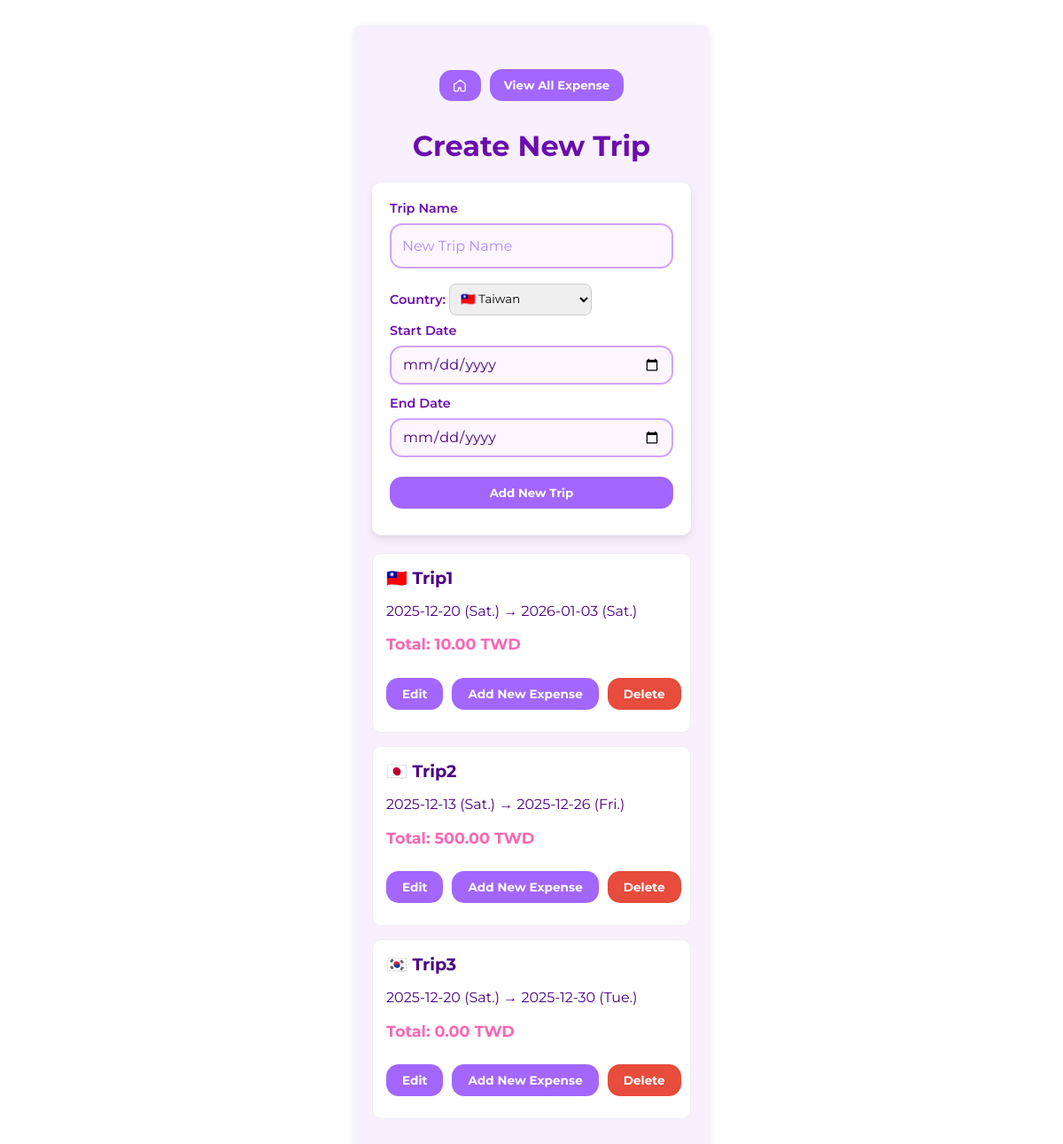
Before: /tripSelection with the older database file.
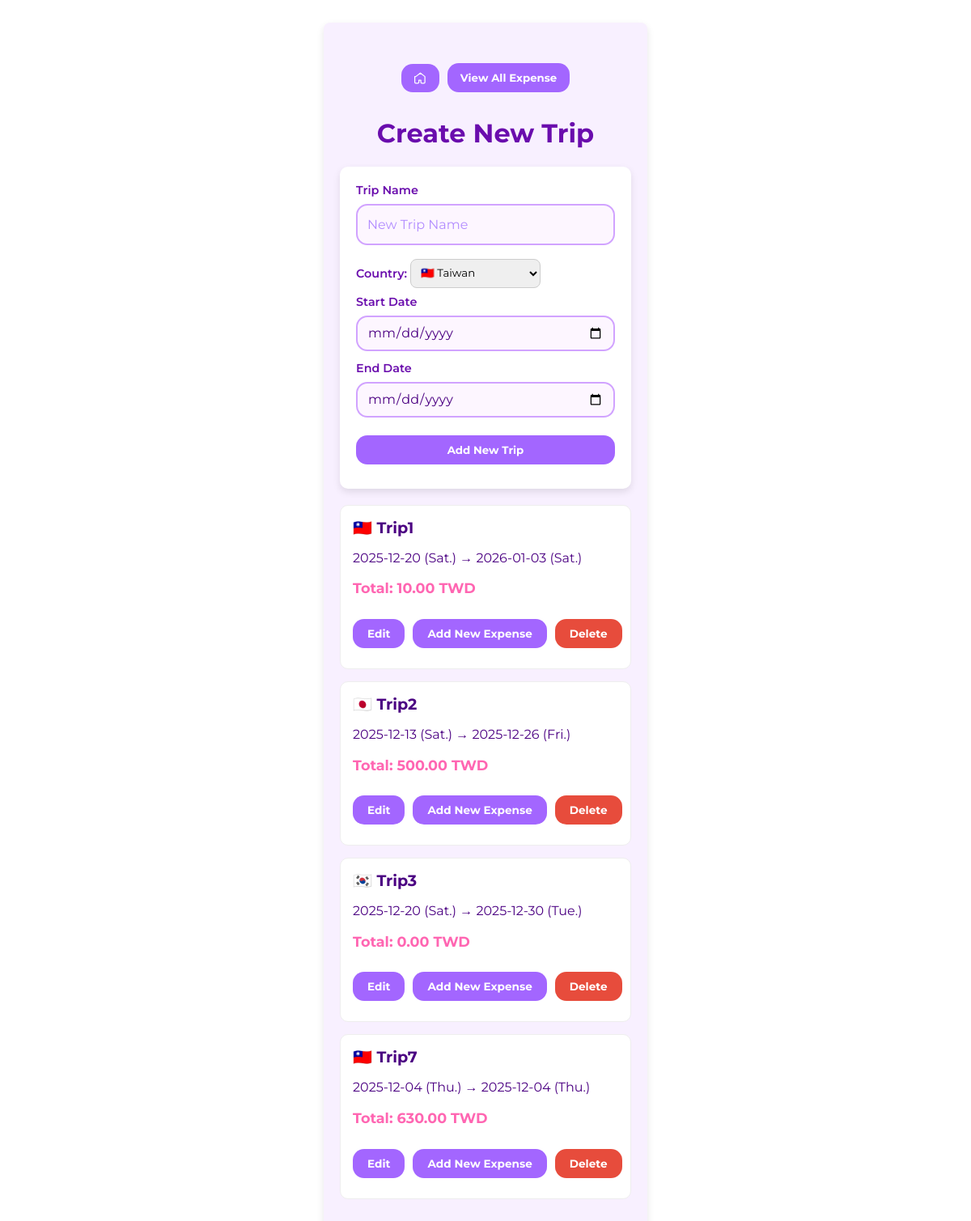
After: the same page with the newer database file.
### tables this page shows
CREATE TABLE trips (
                id INTEGER PRIMARY KEY,
                trip_name TEXT UNIQUE,
                start_date TEXT,
                end_date TEXT,
                
                country_id INTEGER,
                FOREIGN KEY(country_id) REFERENCES countries(id)
            );

### app.py (the view, shortened to what this page needs)
@app.route('/tripSelection', methods=['GET', 'POST'])
def tripSelection():
    with sqlite3.connect(DB_FILE) as conn:
        c = conn.cursor()
        countries = []
        errors = False
        db_trip_name = ''
        ui_trip_name = ''
        start_date = ''
        end_date = ''
        c.execute('SELECT * FROM countries')
        for r in c.fetchall():
            countries.append({
                'id': r[0],
                'country_name': r[1],
                'country_code': r[2],
                'flag': country_flag(r[2])
            })
        c.execute('''
                SELECT t.id, t.trip_name, t.start_date, t.end_date, c.country_code
                FROM trips t
                JOIN countries c ON t.country_id = c.id

        ''')
        trips_list = c.fetchall()
        trips_with_total = []
        for trip in trips_list:
            trip_start_date = trip[2]
            trip_end_date = trip[3]
            start_dt = datetime.strptime(trip_start_date, "%Y-%m-%d")
            end_dt = datetime.strptime(trip_end_date, "%Y-%m-%d")
            start_weekday = start_dt.strftime("%a")
            end_weekday = end_dt.strftime("%a")
            trip_id = trip[0]
            c.execute('''
                SELECT SUM(e.amount * r.rate_to_base)
                FROM expenses e
                JOIN exchange_rates r ON e.currency_id = r.currency_id
                WHERE e.trip_id = ?
            ''', (trip_id,))
            row = c.fetchone()
            total_in_base = row[0] if row[0] is not None else 0
            trips_with_total.append({
                'id': trip_id,
                'trip_name': trip[1],
                'start_date': trip[2],
                'end_date': trip[3],
                'start_weekday': start_weekday,
                'end_weekday': end_weekday,
                'flag': country_flag(trip[4]),
                'total_in_base': total_in_base
            })
        return render_template(
            'tripSelection.html',
            countries=countries,
            trips=trips_with_total,
            entered_trip_name=ui_trip_name,
            entered_start_date=start_date,
            entered_end_date=end_date
        )

### app.py (called while the page is built)
def country_flag(code):
    if not code or len(code) != 2:
        return ''
    return chr(0x1F1E6 + ord(code[0].upper()) - 65) + \
           chr(0x1F1E6 + ord(code[1].upper()) - 65)

### templates/tripSelection.html (shortened to what this page needs)
<!DOCTYPE html>
<html lang="en">
<head>
    <link rel="stylesheet" href="{{ url_for('static', filename='style.css') }}">
</head>
<body>
    <div class="container">
        <div class="button-row">
            <a href="{{ url_for('index') }}">
                <button class="btn btn-home">
                    <svg xmlns="http://www.w3.org/2000/svg" class="icon" fill="none" viewBox="0 0 24 24" stroke="currentColor">
                        <path stroke-linecap="round" stroke-linejoin="round" stroke-width="2"
                            d="M3 9l9-7 9 7v11a2 2 0 0 1-2 2h-4a2 2 0 0 1-2-2v-4H9v4a2 2 0 0 1-2 2H3a2 2 0 0 1-2-2V9z"/>
                    </svg>
                </button>
            </a>
            <a href="{{ url_for('viewExpense') }}">
                <button type="button" class="btn btn-equal">View All Expense</button>
            </a>
        </div>
        <h1>Create New Trip</h1>
        <form method="POST" class="form-box" id="trip-form" novalidate>
            <label>Trip Name</label>
            <input type="text" name="trip_name" class="input-field"
                placeholder="New Trip Name"
                value="{{ entered_trip_name|default('') }}">
            <label>
                Country:
                <select name="country_id">
                    {% for country in countries %}
                        <option value="{{ country.id }}" {% if selected_country == country.id %}selected{% endif %}>
                           {{ country.flag }} {{ country.country_name }}
                        </option>
                    {% endfor %}
                </select>
            </label>
            <label>Start Date</label>
            <input type="date" name="start_date" class="input-field"
                value="{{ entered_start_date|default('') }}">
            <label>End Date</label>
            <input type="date" name="end_date" class="input-field"
                value="{{ entered_start_date|default('') }}">
            <button type="submit" class="btn btn-submit">Add New Trip</button>
        </form>
        <ul class="trip-list">
            {% for trip in trips %}
            <li class="trip-card">
                <div class="trip-info">
                    <h3 class="trip-name">
                        <span class="trip-flag">{{ trip.flag }}</span>
                        <span class="trip-title">{{ trip.trip_name|title }}</span>
                    </h3>
                    <p class="trip-date">
                        {{ trip.start_date }} ({{ trip.start_weekday }}.) → {{ trip.end_date }} ({{ trip.end_weekday }}.)
                    </p>
                    <p class="trip-total">
                        Total: {{ "%.2f"|format(trip.total_in_base) }} TWD
                    </p>
                </div>
                <div class="trip-buttons">
                    <a href="{{ url_for('editTrip', trip_id=trip.id) }}" class="btn btn-submit">
                        Edit
                    </a>
                    <a href="{{ url_for('newExpense', trip_id=trip.id) }}" class="btn btn-submit">
                        Add New Expense
                    </a>
                    <button
                        type="button"
                        class="btn btn-delete"
                        data-id="{{ trip.id }}"
                        data-name="{{ trip.trip_name }}"
                    >
                        Delete
                    </button>
                </div>
            </li>
            {% endfor %}
        </ul>
    </div>
</body>
</html>

### static/style.css (style rules this page uses)
* { box-sizing: border-box; }
body { background-color: #fff; font-family: 'Montserrat', sans-serif; color: #4B0082; display: flex; justify-content: center; padding: 20px; }
button, input, select, textarea { font-family: inherit; }
.container { width: 100%; max-width: 400px; background-color: #f8f0ff; padding: 20px; border-radius: 8px; box-shadow: 0 4px 10px rgba(0, 0, 0, 0.1); box-sizing: border-box; }
h1 { text-align: center; color: #6a0dad; }
.form-box { display: flex; flex-direction: column; margin-bottom: 20px; }
label { margin-bottom: 10px; display: block; width: 100%; }
input, select { border-radius: 8px; border: 1px solid #ccc; }
select { padding: 8px; margin-top: 5px; }
.input-field, select.input-field { width: 100%; padding: 14px 12px; font-size: 1em; border-radius: 14px; border: 2px solid #d1a3ff; background-color: #fdf6ff; color: #4B0082; box-sizing: border-box; }
.input-field::placeholder { color: #b28cff; }
.form-box label { font-size: 0.9em; font-weight: 600; color: #6a0dad; margin-bottom: 8px; }
.form-box label + select, .form-box label + input { margin-bottom: 12px; }
.form-box { background-color: #fff; padding: 20px; border-radius: 10px; box-shadow: 0 4px 10px rgba(0,0,0,0.1); max-width: 500px; margin: 20px auto; }
input[type="date"] { width: 100%; max-width: 100%; min-width: 0; box-sizing: border-box; appearance: none; -webkit-appearance: none; -moz-appearance: none; display: block; }
input[type="date"].input-field { height: 44px; line-height: 1.2; }
.btn { background-color: #a366ff; color: white; border: none; padding: 10px 18px; margin: 10px 0; border-radius: 14px; cursor: pointer; font-weight: bold; text-decoration: none; white-space: nowrap; text-align: center; display: inline-block; }
.btn-delete { background-color: #e74c3c; color: white; border: none; cursor: pointer; }
.btn-submit { width: 100%; }
.button-row { display: flex; gap: 10px; justify-content: center; align-items: center; margin-top: 20px; }
.btn-home { padding: 10px 16px; display: flex; align-items: center; justify-content: center; }
.btn-home .icon { width: 15px; height: 15px; }
.btn-equal { flex: 1; padding: 10px 16px; }
.trip-list { list-style: none; padding: 0; margin: 0; }
.trip-card { background: white; border-radius: 10px; padding: 15px; margin-bottom: 15px; border: 1px solid #eee; transition: transform 0.2s, box-shadow 0.2s; }
.trip-date { display: flex; }
.trip-name { font-size: 1.2em; font-weight: bold; margin: 0; }
.trip-total { font-size: 1.1rem; font-weight: bold; color: #ff66b2; }
.trip-buttons { display: flex; gap: 10px; margin-top: 15px; width: 100%; align-items: center; }
.trip-buttons > .btn { font-size: 0.85rem; }
.trip-buttons a:nth-child(2) { flex-grow: 1; text-align: center; }

Changed rows visible on the page:
added trips: flag "🇹🇼", trip_name "Trip7", start_date "2025-12-04", start_weekday "Thu", end_date "2025-12-04", end_weekday "Thu", total_in_base "630.00"
